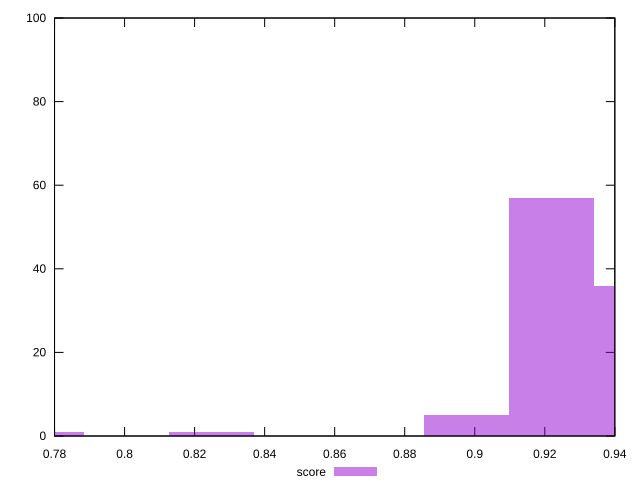

Write the gnuplot code that produced this figure.
reset

$score <<EOF
0.9460523790651473 36
0.9217946257557845 57
0.8975368724464218 5
0.8247636125183335 1
0.776248105899608 1
EOF

set key outside below
set boxwidth 0.02425775330936275
set xrange [0.78:0.94]
set yrange [0:100]
set trange [0:100]
set style fill transparent solid 0.5 noborder
set terminal svg size 640, 490 enhanced background rgb 'white'
set output "reprap/bootup-time/samples/pages+cached+noexternal+nomedia/score/histogram.svg"

plot $score title "score" with boxes

reset
